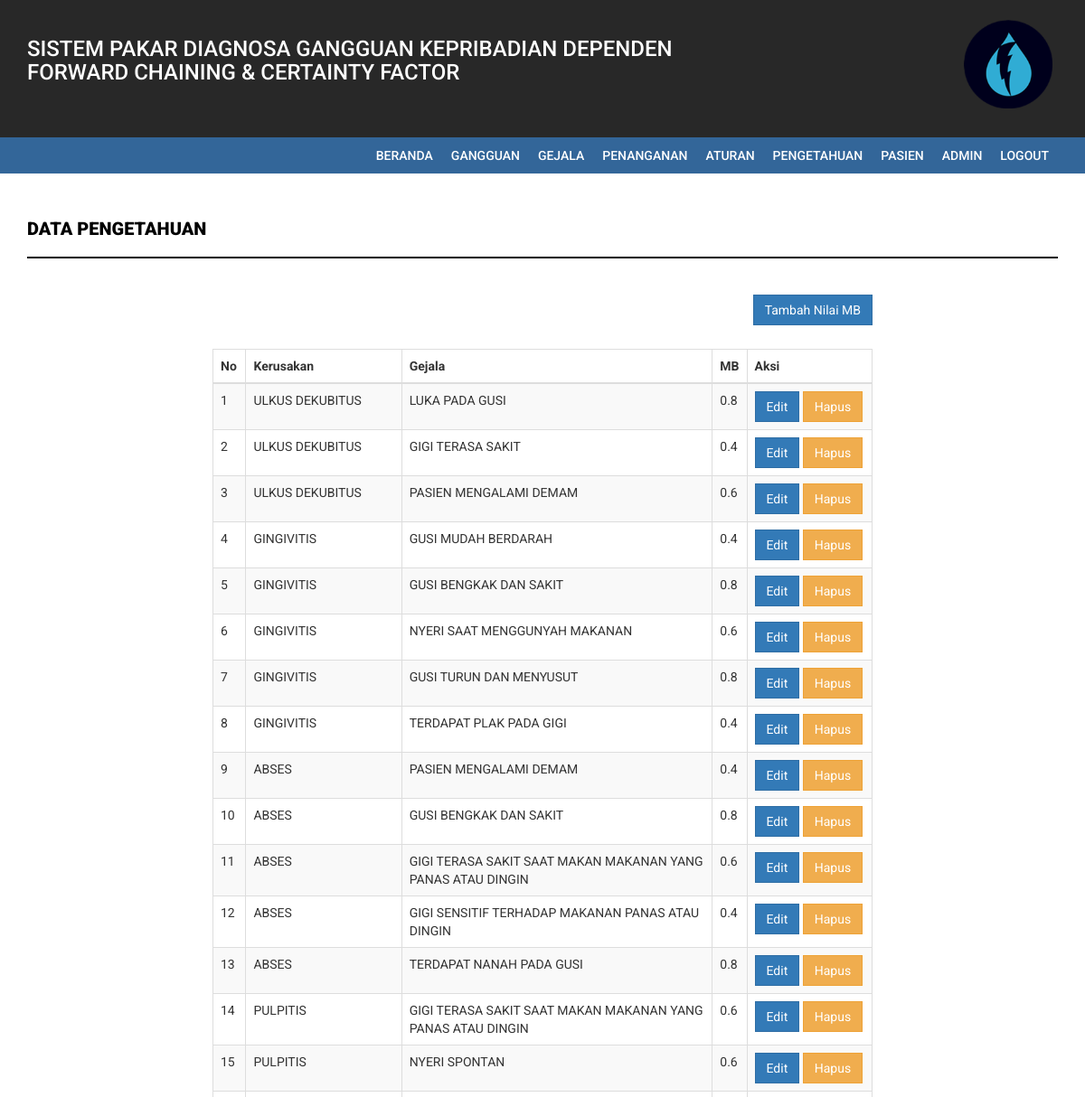
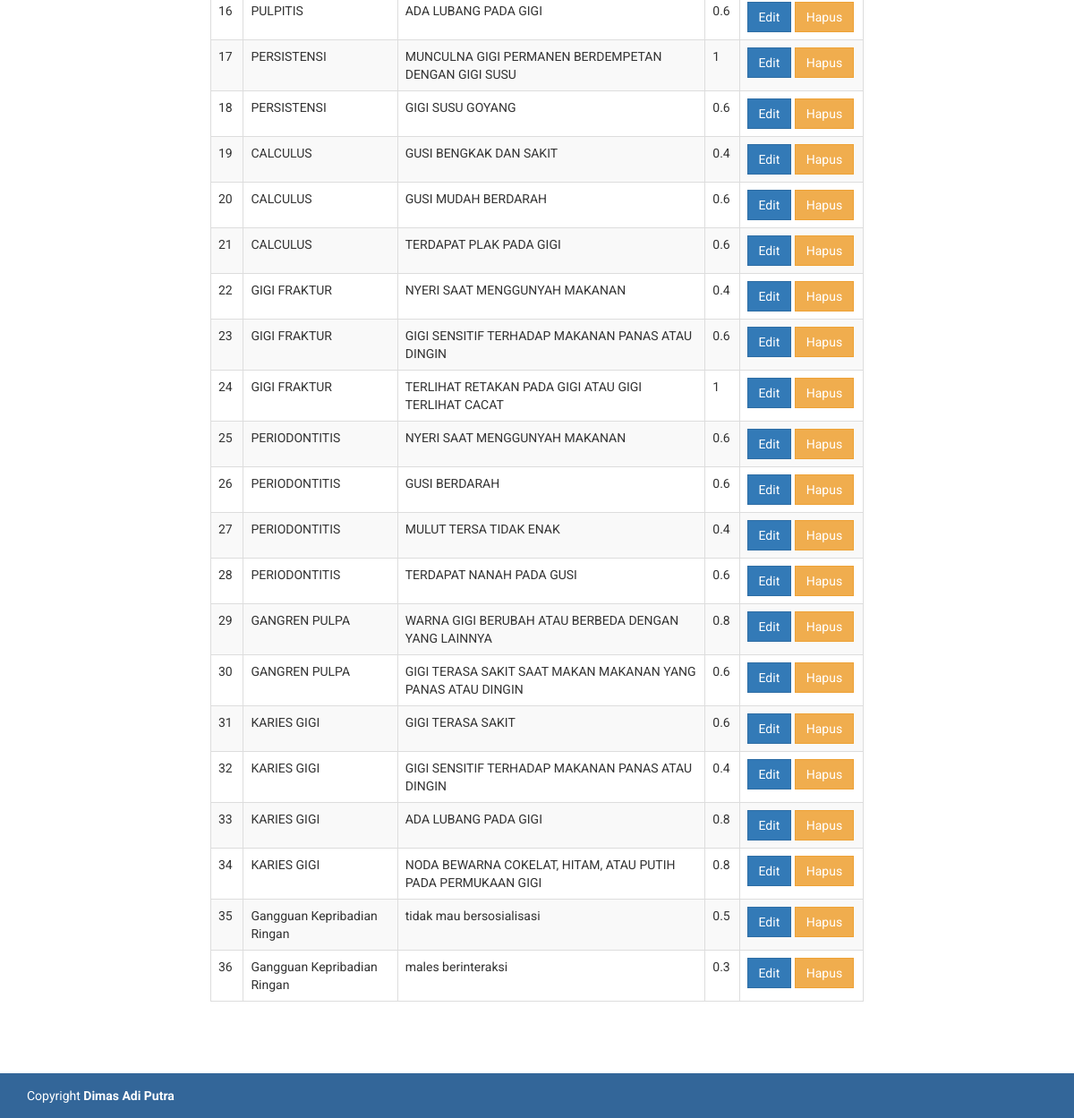
/home.php?page=nilaimbmd (signed in), run on the app's committed database (2 pictures, top to bottom).
### tables this page shows
CREATE TABLE `nilaipakar` (
  `id_nilai` int(11) NOT NULL,
  `id_kerusakan` int(11) NOT NULL,
  `id_gejala` int(11) NOT NULL,
  `mb` float NOT NULL
);

CREATE TABLE `kerusakan` (
  `id_kerusakan` int(11) NOT NULL,
  `kode` varchar(10) NOT NULL,
  `nama` text NOT NULL
);

CREATE TABLE `gejala` (
  `id_gejala` int(11) NOT NULL,
  `kode` varchar(10) NOT NULL,
  `nama_gejala` varchar(100) NOT NULL
);

### admin/nilaimbmd.php (the view)
<div class="content-wrapper">
       <div class="container">
           <div class="row">
               <div class="col-md-12">
                   <h4 class="page-head-line">DATA PENGETAHUAN</h4>
               </div>
           </div>
           <div class="col-md-8 col-md-offset-2">
           	<button type="button" onclick=window.location.href='?page=tambahnilaimbmd' class='btn btn-primary' style="float:right">Tambah Nilai MB</button><br><br>
               <div class="table-responsive">
                   <table class="table table-striped table-bordered table-hover">
                       <thead>
                           <tr>
                               <th width="5%">No</th>
                               <th>Kerusakan</th>
                               <th>Gejala</th>
                               <th>MB</th>
                               <th width="19%">Aksi</th>
                           </tr>
                       </thead>
                       <tbody>
                       	<?php
                           include "koneksi.php";
                           $sql= mysqli_query($koneksi, "SELECT * FROM nilaipakar np,kerusakan k,gejala g where np.id_kerusakan=k.id_kerusakan and np.id_gejala=g.id_gejala");
                           $no=1;
                           while($row = mysqli_fetch_array($sql)){
                           ?>
                           <tr>
                               <td><?php echo $no; ?></td>
                               <td><?php echo $row['nama']; ?></td>
                               <td><?php echo $row['nama_gejala']; ?></td>
                               <td><?php echo $row['mb']; ?></td>
                               <td>
                               <a href="?page=editnilaimbmd&id_nilai=<?php echo $row['id_nilai'];?>" class='btn btn-primary'>Edit</a>
				  			<a onclick="return confirm ('Yakin Data ini Dihapus..?')" href="?page=deletenilaimbmd&id_nilai=<?php echo $row['id_nilai'];?>" class='btn btn-warning'>Hapus</a>
                               </td>
                           </tr>
                           <?php
						$no++;
						}
						?>
                       </tbody>
                   </table>
               </div>
           </div>
       </div>
   </div>

### assets/css/style.css (style rules this page uses)
body { font-family: 'Roboto', sans-serif; line-height: 30px; }
.content-wrapper { margin-top: 40px; min-height: 343px; padding-bottom: 60px; }
.page-head-line { font-weight: 900; padding-bottom: 20px; border-bottom: 2px solid #000000; text-transform: uppercase; color: #000000; font-size: 20px; margin-bottom: 40px; }
.btn { border-radius: 0px; -webkit-border-radius: 0px; -moz-border-radius: 0px; }

### data on the page
nilaipakar: id_kerusakan.nama "ULKUS DEKUBITUS", id_gejala.nama_gejala "LUKA PADA GUSI", mb "0.8"
nilaipakar: id_kerusakan.nama "ULKUS DEKUBITUS", id_gejala.nama_gejala "GIGI TERASA SAKIT", mb "0.4"
nilaipakar: id_kerusakan.nama "ULKUS DEKUBITUS", id_gejala.nama_gejala "PASIEN MENGALAMI DEMAM", mb "0.6"
nilaipakar: id_kerusakan.nama "GINGIVITIS", id_gejala.nama_gejala "GUSI MUDAH BERDARAH", mb "0.4"
nilaipakar: id_kerusakan.nama "GINGIVITIS", id_gejala.nama_gejala "GUSI BENGKAK DAN SAKIT", mb "0.8"
nilaipakar: id_kerusakan.nama "GINGIVITIS", id_gejala.nama_gejala "NYERI SAAT MENGGUNYAH MAKANAN", mb "0.6"
nilaipakar: id_kerusakan.nama "GINGIVITIS", id_gejala.nama_gejala "GUSI TURUN DAN MENYUSUT", mb "0.8"
nilaipakar: id_kerusakan.nama "GINGIVITIS", id_gejala.nama_gejala "TERDAPAT PLAK PADA GIGI", mb "0.4"
nilaipakar: id_kerusakan.nama "ABSES", id_gejala.nama_gejala "PASIEN MENGALAMI DEMAM", mb "0.4"
nilaipakar: id_kerusakan.nama "ABSES", id_gejala.nama_gejala "GUSI BENGKAK DAN SAKIT", mb "0.8"
nilaipakar: id_kerusakan.nama "ABSES", id_gejala.nama_gejala "GIGI TERASA SAKIT SAAT MAKAN MAKANAN YANG PANAS ATAU DINGIN", mb "0.6"
nilaipakar: id_kerusakan.nama "ABSES", id_gejala.nama_gejala "GIGI SENSITIF TERHADAP MAKANAN PANAS ATAU DINGIN", mb "0.4"
nilaipakar: id_kerusakan.nama "ABSES", id_gejala.nama_gejala "TERDAPAT NANAH PADA GUSI", mb "0.8"
nilaipakar: id_kerusakan.nama "PULPITIS", id_gejala.nama_gejala "GIGI TERASA SAKIT SAAT MAKAN MAKANAN YANG PANAS ATAU DINGIN", mb "0.6"
nilaipakar: id_kerusakan.nama "PULPITIS", id_gejala.nama_gejala "NYERI SPONTAN", mb "0.6"
nilaipakar: id_kerusakan.nama "PULPITIS", id_gejala.nama_gejala "ADA LUBANG PADA GIGI", mb "0.6"
nilaipakar: id_kerusakan.nama "PERSISTENSI", id_gejala.nama_gejala "MUNCULNA GIGI PERMANEN BERDEMPETAN DENGAN GIGI SUSU", mb "1"
nilaipakar: id_kerusakan.nama "PERSISTENSI", id_gejala.nama_gejala "GIGI SUSU GOYANG", mb "0.6"
nilaipakar: id_kerusakan.nama "CALCULUS", id_gejala.nama_gejala "GUSI BENGKAK DAN SAKIT", mb "0.4"
nilaipakar: id_kerusakan.nama "CALCULUS", id_gejala.nama_gejala "GUSI MUDAH BERDARAH", mb "0.6"
nilaipakar: id_kerusakan.nama "CALCULUS", id_gejala.nama_gejala "TERDAPAT PLAK PADA GIGI", mb "0.6"
nilaipakar: id_kerusakan.nama "GIGI FRAKTUR", id_gejala.nama_gejala "NYERI SAAT MENGGUNYAH MAKANAN", mb "0.4"
nilaipakar: id_kerusakan.nama "GIGI FRAKTUR", id_gejala.nama_gejala "GIGI SENSITIF TERHADAP MAKANAN PANAS ATAU DINGIN", mb "0.6"
nilaipakar: id_kerusakan.nama "GIGI FRAKTUR", id_gejala.nama_gejala "TERLIHAT RETAKAN PADA GIGI ATAU GIGI TERLIHAT CACAT", mb "1"
nilaipakar: id_kerusakan.nama "PERIODONTITIS", id_gejala.nama_gejala "NYERI SAAT MENGGUNYAH MAKANAN", mb "0.6"
nilaipakar: id_kerusakan.nama "PERIODONTITIS", id_gejala.nama_gejala "GUSI BERDARAH", mb "0.6"
nilaipakar: id_kerusakan.nama "PERIODONTITIS", id_gejala.nama_gejala "MULUT TERSA TIDAK ENAK", mb "0.4"
nilaipakar: id_kerusakan.nama "PERIODONTITIS", id_gejala.nama_gejala "TERDAPAT NANAH PADA GUSI", mb "0.6"
nilaipakar: id_kerusakan.nama "GANGREN PULPA", id_gejala.nama_gejala "WARNA GIGI BERUBAH ATAU BERBEDA DENGAN YANG LAINNYA", mb "0.8"
nilaipakar: id_kerusakan.nama "GANGREN PULPA", id_gejala.nama_gejala "GIGI TERASA SAKIT SAAT MAKAN MAKANAN YANG PANAS ATAU DINGIN", mb "0.6"
nilaipakar: id_kerusakan.nama "KARIES GIGI", id_gejala.nama_gejala "GIGI TERASA SAKIT", mb "0.6"
nilaipakar: id_kerusakan.nama "KARIES GIGI", id_gejala.nama_gejala "GIGI SENSITIF TERHADAP MAKANAN PANAS ATAU DINGIN", mb "0.4"
nilaipakar: id_kerusakan.nama "KARIES GIGI", id_gejala.nama_gejala "ADA LUBANG PADA GIGI", mb "0.8"
nilaipakar: id_kerusakan.nama "KARIES GIGI", id_gejala.nama_gejala "NODA BEWARNA COKELAT, HITAM, ATAU PUTIH PADA PERMUKAAN GIGI", mb "0.8"
nilaipakar: id_kerusakan.nama "Gangguan Kepribadian Ringan", id_gejala.nama_gejala "tidak mau bersosialisasi", mb "0.5"
nilaipakar: id_kerusakan.nama "Gangguan Kepribadian Ringan", id_gejala.nama_gejala "males berinteraksi", mb "0.3"
